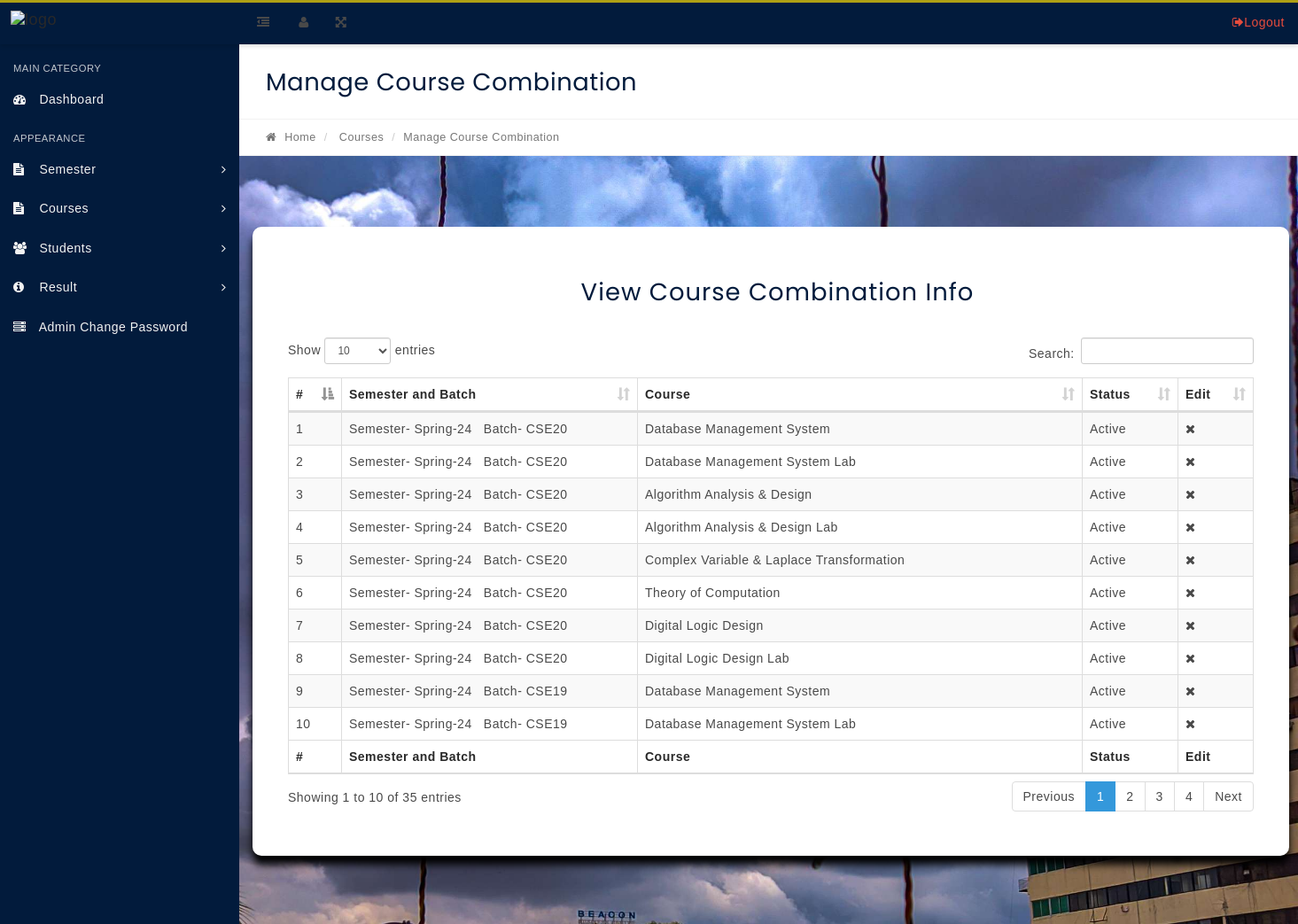
/manage-subjectcombination.php, run on the app's committed database.
### tables this page shows
CREATE TABLE `tblsubjectcombination` (
  `id` int(11) NOT NULL,
  `ClassId` int(11) NOT NULL,
  `SubjectId` int(11) NOT NULL,
  `status` int(1) DEFAULT NULL,
  `CreationDate` timestamp NOT NULL DEFAULT current_timestamp(),
  `Updationdate` timestamp NOT NULL DEFAULT current_timestamp()
);

CREATE TABLE `tblclasses` (
  `id` int(11) NOT NULL,
  `ClassName` varchar(80) DEFAULT NULL,
  `ClassNameNumeric` int(4) NOT NULL,
  `Section` varchar(5) NOT NULL,
  `CreationDate` timestamp NOT NULL DEFAULT current_timestamp(),
  `UpdationDate` timestamp NOT NULL DEFAULT '0000-00-00 00:00:00' ON UPDATE current_timestamp()
);

CREATE TABLE `tblsubjects` (
  `id` int(11) NOT NULL,
  `SubjectName` varchar(100) NOT NULL,
  `SubjectCode` varchar(100) NOT NULL,
  `Credit` decimal(3,1) NOT NULL,
  `Creationdate` timestamp NOT NULL DEFAULT current_timestamp(),
  `UpdationDate` timestamp NOT NULL DEFAULT '0000-00-00 00:00:00' ON UPDATE current_timestamp()
);

### manage-subjectcombination.php (the view, shortened to what this page needs)
<?php
include('includes/config.php');
if(strlen($_SESSION['alogin'])=="")
    {
    header("Location: index.php");
    }
    else{
?>
<!DOCTYPE html>
<html lang="en">
    <head>
        <link rel="stylesheet" href="css/bootstrap.min.css" media="screen" >
        <link rel="stylesheet" href="css/font-awesome.min.css" media="screen" >
        <link rel="stylesheet" href="css/animate-css/animate.min.css" media="screen" >
        <link rel="stylesheet" href="css/lobipanel/lobipanel.min.css" media="screen" >
        <link rel="stylesheet" href="css/prism/prism.css" media="screen" >
        <link rel="stylesheet" type="text/css" href="js/DataTables/datatables.min.css"/>
        <link rel="stylesheet" href="css/main.css" media="screen" >
    </head>
    <body class="top-navbar-fixed">
        <div class="main-wrapper">
   <?php include('includes/topbar.php');?>
            <div class="content-wrapper">
                <div class="content-container">
<?php include('includes/leftbar.php');?>
                    <div class="main-page">
                        <div class="container-fluid">
                            <div class="row page-title-div">
                                <div class="col-md-6">
                                    <h2 class="title" style="color:#021b3c;">Manage Course Combination</h2>
                                </div>
                            </div>
                            <div class="row breadcrumb-div">
                                <div class="col-md-6">
                                    <ul class="breadcrumb">
            							<li><a href="dashboard.php"><i class="fa fa-home"></i> Home</a></li>
                                        <li> Courses</li>
            							<li class="active">Manage Course Combination</li>
            						</ul>
                                </div>
                            </div>
                        </div>
                        <section class="section">
                            <div class="container-fluid">
                                <div class="row">
                                    <div class="col-md-12">
                                        <div class="container">
                                            <div class="panel-heading">
                                                <div align="center" class="panel-title">
                                                    <h2 style="color: #021b3c;" class="hd" >View Course Combination Info</h2>
                                                </div>
                                            </div>
                                            <div class="panel-body p-20">
                                                <table id="example" class="display table table-striped table-bordered" cellspacing="0" width="100%">
                                                    <thead>
                                                        <tr>
                                                            <th>#</th>
                                                            <th>Semester and Batch</th>
                                                            <th>Course </th>
                                                            <th>Status</th>
                                                            <th>Edit</th>
                                                        </tr>
                                                    </thead>
                                                    <tfoot>
                                                        <tr>
                                                          <th>#</th>
                                                            <th>Semester and Batch</th>
                                                            <th>Course </th>
                                                            <th>Status</th>
                                                            <th>Edit</th>
                                                        </tr>
                                                    </tfoot>
                                                    <tbody>
<?php $sql = "SELECT tblclasses.ClassName,tblclasses.Section,tblsubjects.SubjectName,tblsubjectcombination.id as scid,tblsubjectcombination.status from tblsubjectcombination join tblclasses on tblclasses.id=tblsubjectcombination.ClassId  join tblsubjects on tblsubjects.id=tblsubjectcombination.SubjectId";
$query = $dbh->prepare($sql);
$query->execute();
$results=$query->fetchAll(PDO::FETCH_OBJ);
$cnt=1;
if($query->rowCount() > 0)
{
foreach($results as $result)
{   ?>
<tr>
 <td><?php echo htmlentities($cnt);?></td>
                                                            <td>Semester- <?php echo htmlentities($result->ClassName);?> &nbsp; Batch- <?php echo htmlentities($result->Section);?></td>
                                                            <td><?php echo htmlentities($result->SubjectName);?></td>
                                                             <td><?php $stts=$result->status;
if($stts=='0')
{
	echo htmlentities('Inactive');
}
else
{
	echo htmlentities('Active');
}
                                                             ?></td>
<td>
<?php if($stts=='0')
{ ?>
<a href="manage-subjectcombination.php?acid=<?php echo htmlentities($result->scid);?>" onclick="confirm('do you really want to ativate this Course');"><i class="fa fa-check" title="Acticvate Record"></i> </a><?php } else {?>
<a href="manage-subjectcombination.php?did=<?php echo htmlentities($result->scid);?>" onclick="confirm('do you really want to deativate this Course');"><i class="fa fa-times" title="Deactivate Record"></i> </a>
<?php }?>
</td>
</tr>
<?php $cnt=$cnt+1;}} ?>
                                                    </tbody>
                                                </table>
                                            </div>
                                        </div>
                                    </div>
                                                </div>
                                            </div>
                                        </div>
                                    </div>
                                </div>
                            </div>
    </body>
</html>
<?php } ?>

### manage-subjectcombination.php (style rules this page uses)
body { font-family: Arial, sans-serif; background: url(./back9.jpg) no-repeat; //background-position: center; background-size: cover; background-color: #6055c7; margin: 0; padding: 0; }
.hd { letter-spacing: 1px; width: 100%; white-space: nowrap; overflow: hidden; animation: typing 6s, cursor 6s step-end infinite alternate; }
.container { max-width: 1200px; margin: 50px auto; padding: 20px; background-color: #ffffff ; background : ; border: #91e0ff solid rgba(255, 255, 255, 0.2); backdrop-filter: blur(10px); border-radius: 10px; box-shadow: 0 10px 10px rgba(0, 0, 0, 1); text-align: left; animation: fadeInOut 2s; }

### data on the page
tblsubjectcombination: ClassId.ClassName "Spring-24", ClassId.Section "CSE20", SubjectId.SubjectName "Database Management System"
tblsubjectcombination: ClassId.ClassName "Spring-24", ClassId.Section "CSE20", SubjectId.SubjectName "Database Management System Lab"
tblsubjectcombination: ClassId.ClassName "Spring-24", ClassId.Section "CSE20", SubjectId.SubjectName "Algorithm Analysis & Design"
tblsubjectcombination: ClassId.ClassName "Spring-24", ClassId.Section "CSE20", SubjectId.SubjectName "Algorithm Analysis & Design Lab"
tblsubjectcombination: ClassId.ClassName "Spring-24", ClassId.Section "CSE20", SubjectId.SubjectName "Complex Variable & Laplace Transformation"
tblsubjectcombination: ClassId.ClassName "Spring-24", ClassId.Section "CSE20", SubjectId.SubjectName "Theory of Computation"
tblsubjectcombination: ClassId.ClassName "Spring-24", ClassId.Section "CSE20", SubjectId.SubjectName "Digital Logic Design"
tblsubjectcombination: ClassId.ClassName "Spring-24", ClassId.Section "CSE20", SubjectId.SubjectName "Digital Logic Design Lab"
tblsubjectcombination: ClassId.ClassName "Spring-24", ClassId.Section "CSE19", SubjectId.SubjectName "Database Management System"
tblsubjectcombination: ClassId.ClassName "Spring-24", ClassId.Section "CSE19", SubjectId.SubjectName "Database Management System Lab"
